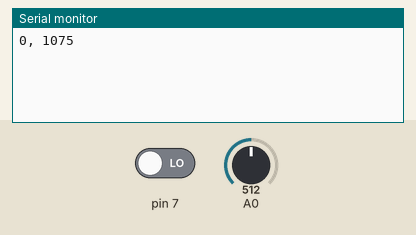
The sketch below on a simulated Arduino Uno, built with avr-gcc and run on an emulated ATmega328P. On the bench: the last lines printed to the serial monitor. The test bench sets the inputs (shaded band); at power-on: A0 = 512, pin 7 LOW.

Above: at 1.2 s.
1.3 s: A0 set to 716
At 2.6 s:
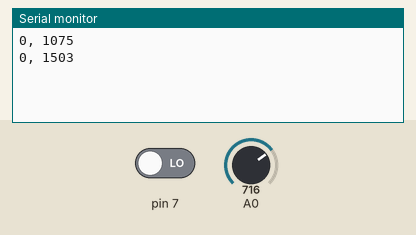
2.8 s: A0 set to 900
At 3.6 s:
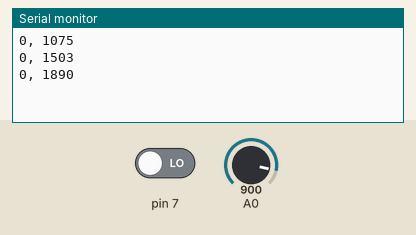
Timing chart, 0 to 5.8 s (numbered marks = the images above; inputs shaded):
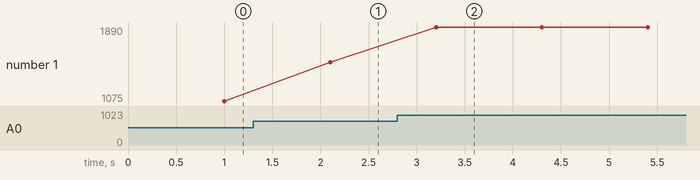

The sketch:

Alti_test.ino
```cpp
unsigned long pw_alt, adc_alt;

void setup() {
  Serial.begin(115200);
  pinMode(0, INPUT);
  pinMode(7, INPUT);
}

void loop() {
  pw_alt = pulseIn(7, HIGH) / 58;
  adc_alt = analogRead(0) * 21 / 10;
  Serial.print(pw_alt);
  Serial.print(", ");
  Serial.print(adc_alt);
  Serial.println();
  delay(100);
}
```

Measured:
- after the input at 1.3 s, the serial monitor: prints a new line after 0.80 s (image 1)
- after the input at 2.8 s, the serial monitor: prints a new line after 0.40 s (image 2)
- plotted number 1: 1075 → 1503 after the input at 1.3 s, 1503 → 1890 after the input at 2.8 s
